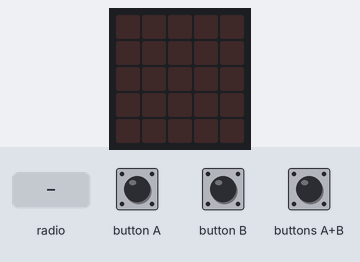
Bench run of a program on a simulated BBC micro:bit (MakeCode). Shown: the board's 5×5 LED display. The inputs (shaded band) are chosen by the test bench.

Above: at 1.2 s.
1.3 s: radio message "3" arrives
At 2.4 s:
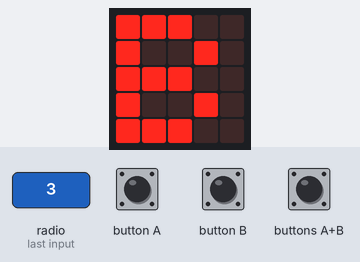
8.4 s: radio message "1" arrives
At 9.6 s:
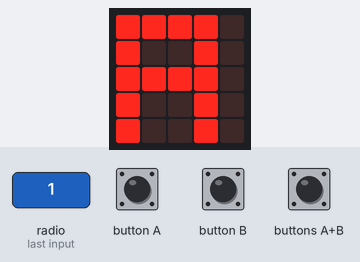
9.9 s: radio message "2" arrives
At 10.8 s:
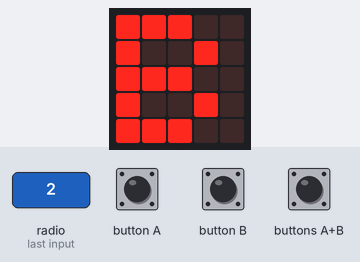
Timing chart, 0 to 12.4 s (numbered marks = the images above; inputs shaded):
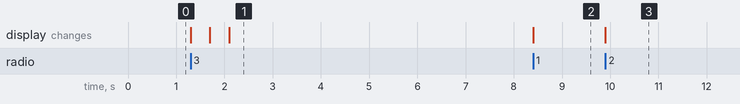

Measured:
- after the input at 1.3 s, the display: first changes at once (image 1 shows a later state)
- after the input at 8.4 s, the display: changes at once (image 2)
- after the input at 9.9 s, the display: changes at once (image 3)

The program:

main.ts
```typescript
radio.onReceivedNumber(function (receivedNumber) {
    if (1 == receivedNumber) {
        basic.showLeds(`
            # # # # .
            # . . # .
            # # # # .
            # . . # .
            # . . # .
            `)
    }
    if (2 == receivedNumber) {
        basic.showLeds(`
            # # # . .
            # . . # .
            # # # . .
            # . . # .
            # # # . .
            `)
    }
    if (3 == receivedNumber) {
        basic.showLeds(`
            # # # # .
            # . . # .
            # # # # .
            # . . # .
            # . . # .
            `)
        basic.showLeds(`
            . . # . .
            . . # . .
            # # # # #
            . . # . .
            . . # . .
            `)
        basic.showLeds(`
            # # # . .
            # . . # .
            # # # . .
            # . . # .
            # # # . .
            `)
    }
})
input.onButtonPressed(Button.A, function () {
    radio.sendNumber(1)
})
input.onButtonPressed(Button.AB, function () {
    radio.sendNumber(3)
})
input.onButtonPressed(Button.B, function () {
    radio.sendNumber(2)
})
radio.setGroup(4)
```

test.ts
```typescript
// aquí va el archivo "tests"; esto no se compilará cuando este paquete se utilice como una extensión.
```
